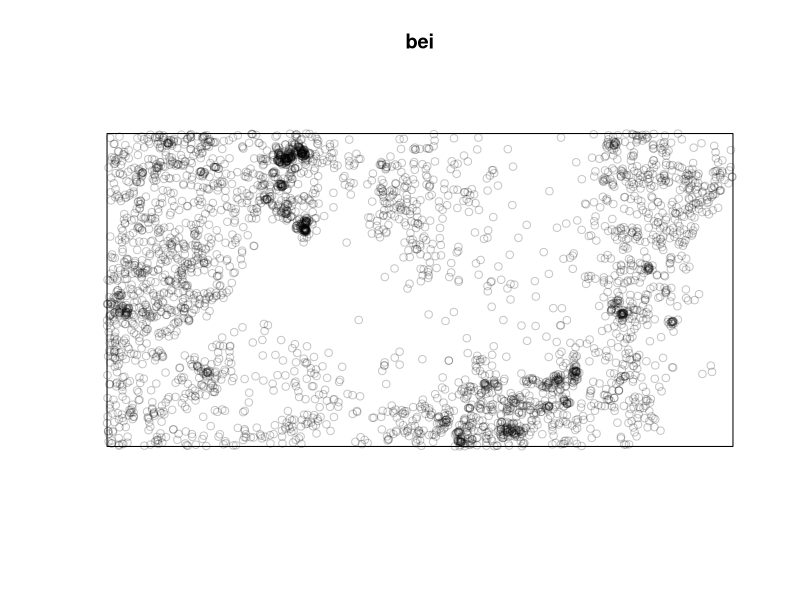
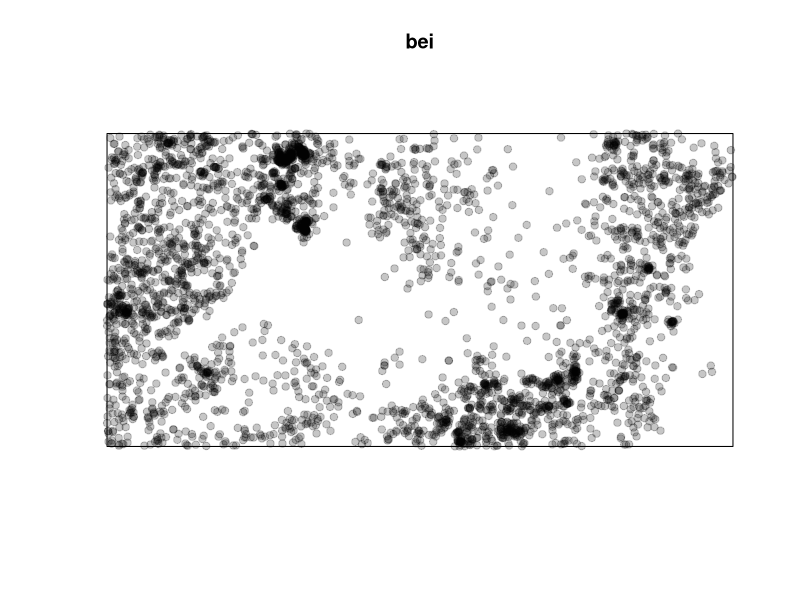
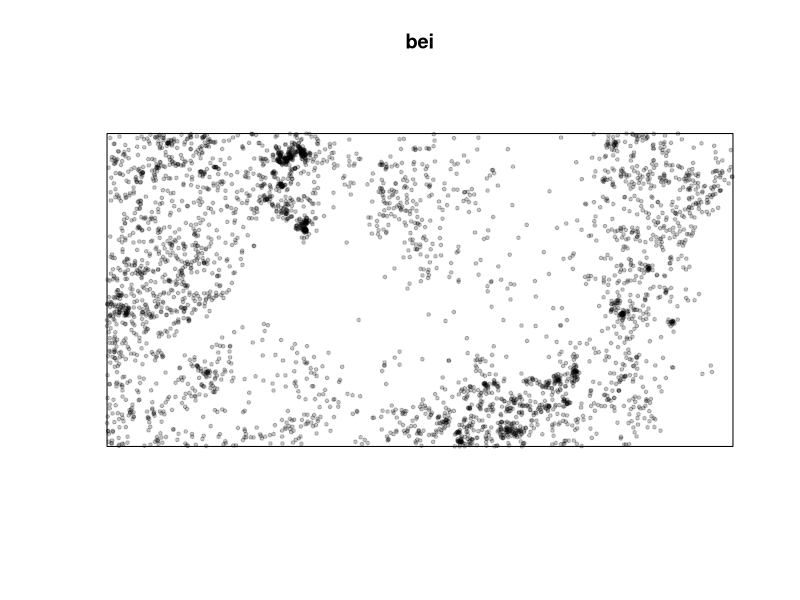
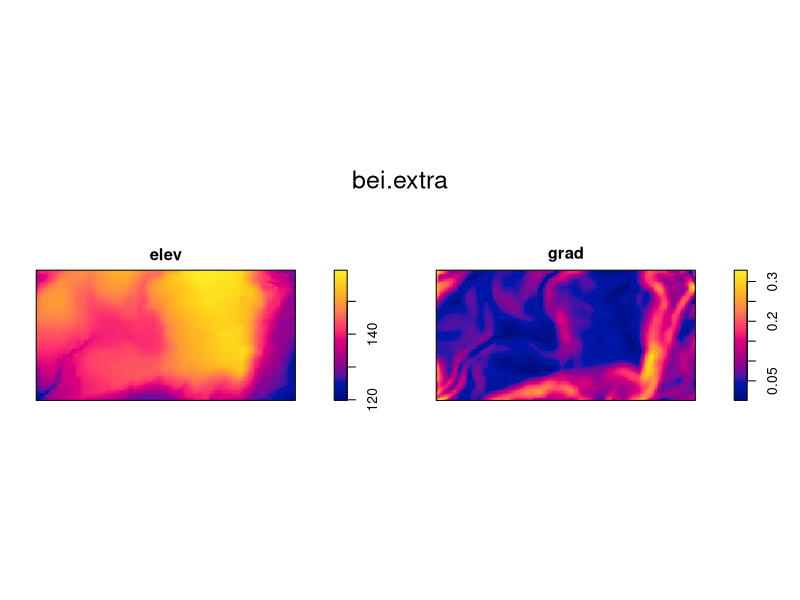
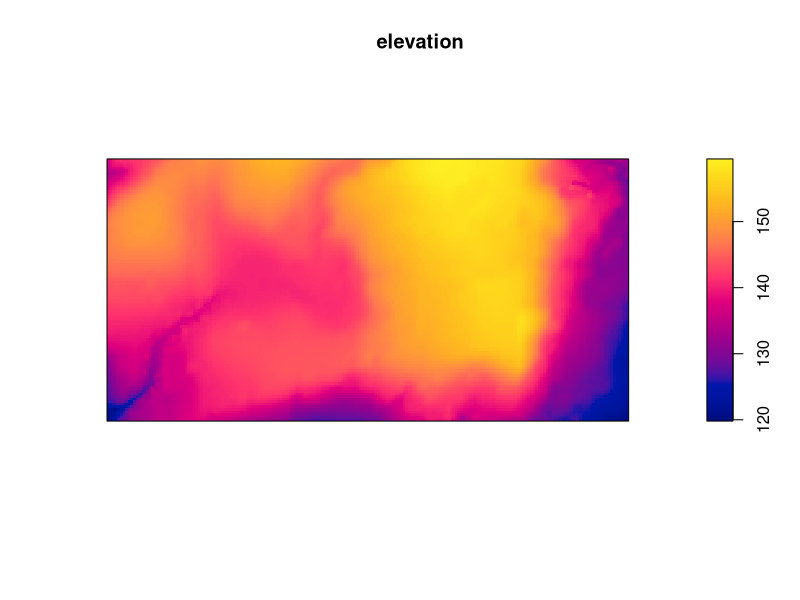
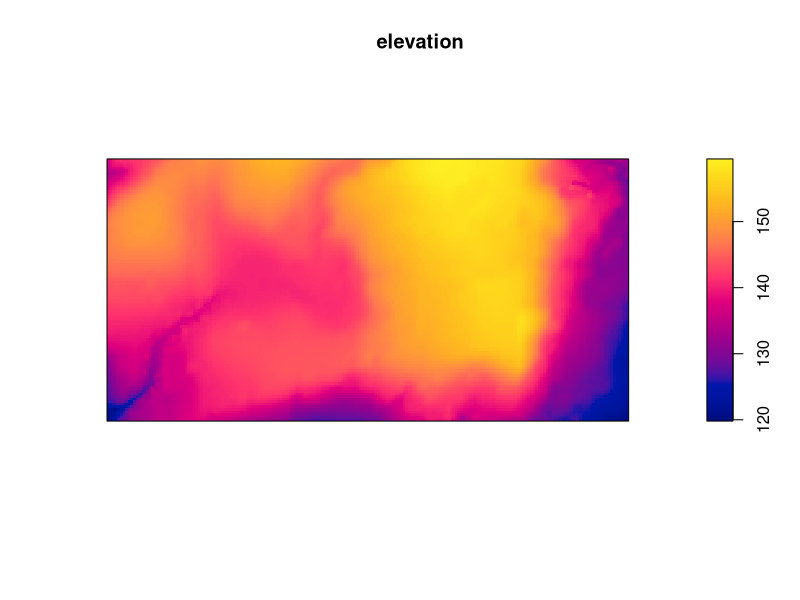
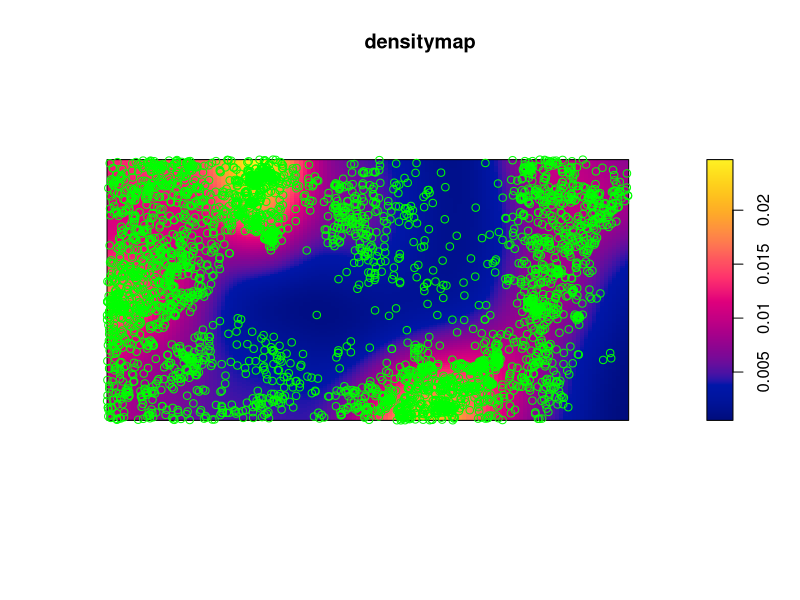

R code for these plots, in order: (Note: this script raises an error after producing the figures.)
# how to calculate the density of individuals in a population
# topics:
# using a dataset
# extracting data
# plotting a density map
# plotting the maps one beside the other
# changing colors to maps
# increase the gradient

# A package is needed for point pattern analysis, installing the spatstat package. We use spatstat package to deal with population ecology
install.packages("spatstat")

# Recalling the package
library(spatstat)

# let's use the bei dataset:
bei

plot(bei)
plot(bei, pch=19) # pch -> simbolo diverso
plot(bei, pch=19, cex=0.5) # cex -> puntini di dimensione 0.5

# additional datasets
bei.extra
plot(bei.extra) # it shows me two images, one is elevation and one is graduation
# bei is a vector that is composed by points ; bei.extra is composed by pixels that together create a raster


# extracting data, first method:
elevation <- bei.extra$elev
plot(elevation) # now i only see elevation

# second method to extract elements
elevation <- bei.extra[[1]]
plot(elevation)

# density map starting from points, passing from points to a countinuous surface
densitymap <- density(bei)

plot(densitymap)
points(bei, col="green")

# plotting the maps one beside the other
par(mfrow=c(1,2))
plot(elevation2)
plot(densitymap)

# exercise: make a multiframe with maps one on top of the other
par(mfrow=c(2,1))
plot(elevation2)
plot(densitymap)

# let's go back to the original plot(s)
dev.off() # this is to clear off all graphs
plot(elevation2)

# changing colors to maps
cl <- colorRampPalette(c("red", "orange", "yellow"))(3) # dove 3 è il gradiente, aumentandolo diventa più sfumato
plot(densitymap,col=cl)

# increase the gradient
cl <- colorRampPalette(c("red", "orange", "yellow"))(10)
plot(densitymap,col=cl)

# increase again
cl <- colorRampPalette(c("red", "orange", "yellow"))(100)
plot(densitymap,col=cl)

# search in your browser for "colors in R"

# Exercise: change the color ramp palette using different colors
cl <- colorRampPalette (c("lightpink", "plum3", "mistyrose2"))(100)

# Exercise: build a multiframe and plot the densitymap with two different color ramp palettes one beside the other
par(mfrow=c(1,2))

cln <- colorRampPalette(c("purple1", "orchid2", "palegreen3", "paleturquoise"))(100)
plot(densitymap, col=cln)

clg <- colorRampPalette(c("green4", "green3", "green2", "green1", "green"))(100)
plot(densitymap, col=clg)

dev.off()
